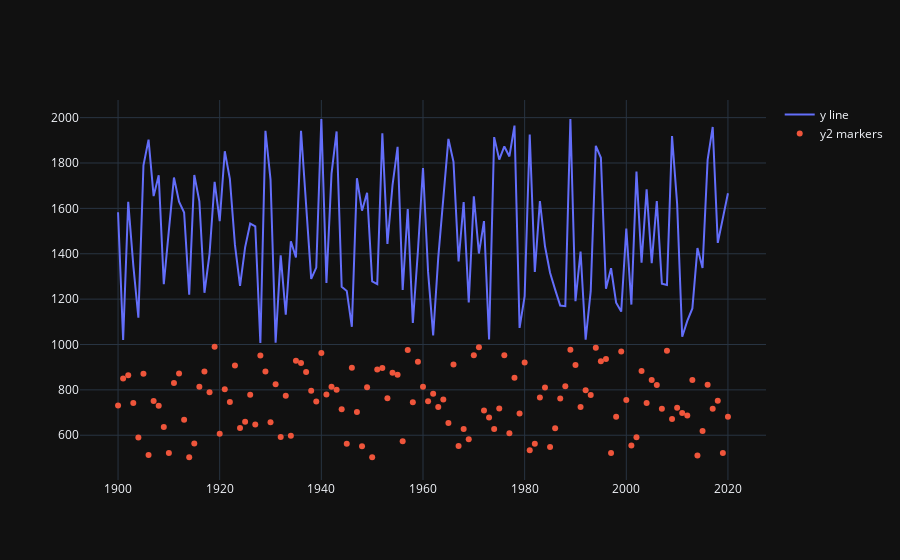

Write notebook code for a chart like this one.
### Code cell
fig.add_trace(go.Scatter(x=x, y=y, name='y line', mode='lines'))
fig.add_trace(go.Scatter(x=x,y=y2,name='y2 markers',mode='markers'))
iplot(fig)
